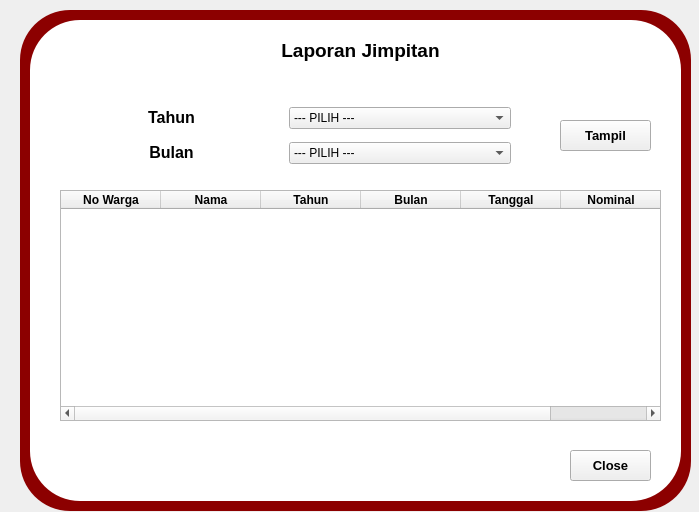
<?xml version="1.0" encoding="UTF-8"?>
<ui version="4.0">
 <class>MainWindow</class>
 <widget class="QMainWindow" name="MainWindow">
  <property name="geometry">
   <rect>
    <x>0</x>
    <y>0</y>
    <width>699</width>
    <height>512</height>
   </rect>
  </property>
  <property name="windowTitle">
   <string>MainWindow</string>
  </property>
  <property name="styleSheet">
   <string notr="true"/>
  </property>
  <widget class="QWidget" name="centralwidget">
   <widget class="QLabel" name="label">
    <property name="geometry">
     <rect>
      <x>260</x>
      <y>30</y>
      <width>201</width>
      <height>41</height>
     </rect>
    </property>
    <property name="text">
     <string>&lt;html&gt;&lt;head/&gt;&lt;body&gt;&lt;p align=&quot;center&quot;&gt;&lt;span style=&quot; font-size:14pt; font-weight:600;&quot;&gt;Laporan Jimpitan&lt;/span&gt;&lt;/p&gt;&lt;/body&gt;&lt;/html&gt;</string>
    </property>
   </widget>
   <widget class="QPushButton" name="btnTampil">
    <property name="geometry">
     <rect>
      <x>560</x>
      <y>120</y>
      <width>91</width>
      <height>31</height>
     </rect>
    </property>
    <property name="font">
     <font>
      <pointsize>10</pointsize>
      <weight>75</weight>
      <bold>true</bold>
     </font>
    </property>
    <property name="text">
     <string>Tampil</string>
    </property>
   </widget>
   <widget class="QTableWidget" name="tbLaporan">
    <property name="geometry">
     <rect>
      <x>60</x>
      <y>190</y>
      <width>601</width>
      <height>231</height>
     </rect>
    </property>
    <property name="font">
     <font>
      <weight>75</weight>
      <bold>true</bold>
     </font>
    </property>
    <column>
     <property name="text">
      <string>No Warga</string>
     </property>
     <property name="font">
      <font>
       <weight>75</weight>
       <bold>true</bold>
      </font>
     </property>
    </column>
    <column>
     <property name="text">
      <string>Nama</string>
     </property>
     <property name="font">
      <font>
       <weight>75</weight>
       <bold>true</bold>
      </font>
     </property>
    </column>
    <column>
     <property name="text">
      <string>Tahun</string>
     </property>
     <property name="font">
      <font>
       <weight>75</weight>
       <bold>true</bold>
      </font>
     </property>
    </column>
    <column>
     <property name="text">
      <string>Bulan</string>
     </property>
     <property name="font">
      <font>
       <weight>75</weight>
       <bold>true</bold>
      </font>
     </property>
    </column>
    <column>
     <property name="text">
      <string>Tanggal</string>
     </property>
     <property name="font">
      <font>
       <weight>75</weight>
       <bold>true</bold>
      </font>
     </property>
    </column>
    <column>
     <property name="text">
      <string>Nominal</string>
     </property>
     <property name="font">
      <font>
       <weight>75</weight>
       <bold>true</bold>
      </font>
     </property>
    </column>
   </widget>
   <widget class="QWidget" name="gridLayoutWidget">
    <property name="geometry">
     <rect>
      <x>60</x>
      <y>100</y>
      <width>451</width>
      <height>71</height>
     </rect>
    </property>
    <layout class="QGridLayout" name="gridLayout">
     <item row="1" column="1">
      <widget class="QComboBox" name="cbBulan">
       <item>
        <property name="text">
         <string>--- PILIH ---</string>
        </property>
       </item>
       <item>
        <property name="text">
         <string>Januari</string>
        </property>
       </item>
       <item>
        <property name="text">
         <string>Februari</string>
        </property>
       </item>
       <item>
        <property name="text">
         <string>Maret</string>
        </property>
       </item>
       <item>
        <property name="text">
         <string>April</string>
        </property>
       </item>
       <item>
        <property name="text">
         <string>Mei</string>
        </property>
       </item>
       <item>
        <property name="text">
         <string>Juni</string>
        </property>
       </item>
       <item>
        <property name="text">
         <string>Juli</string>
        </property>
       </item>
       <item>
        <property name="text">
         <string>Agustus</string>
        </property>
       </item>
       <item>
        <property name="text">
         <string>September</string>
        </property>
       </item>
       <item>
        <property name="text">
         <string>Oktober</string>
        </property>
       </item>
       <item>
        <property name="text">
         <string>November</string>
        </property>
       </item>
       <item>
        <property name="text">
         <string>Desember</string>
        </property>
       </item>
      </widget>
     </item>
     <item row="1" column="0">
      <widget class="QLabel" name="label_3">
       <property name="text">
        <string>&lt;html&gt;&lt;head/&gt;&lt;body&gt;&lt;p align=&quot;center&quot;&gt;&lt;span style=&quot; font-size:12pt; font-weight:600;&quot;&gt;Bulan&lt;/span&gt;&lt;/p&gt;&lt;/body&gt;&lt;/html&gt;</string>
       </property>
      </widget>
     </item>
     <item row="0" column="1">
      <widget class="QComboBox" name="cbTahun">
       <item>
        <property name="text">
         <string>--- PILIH ---</string>
        </property>
       </item>
       <item>
        <property name="text">
         <string>2023</string>
        </property>
       </item>
       <item>
        <property name="text">
         <string>2024</string>
        </property>
       </item>
       <item>
        <property name="text">
         <string>2025</string>
        </property>
       </item>
       <item>
        <property name="text">
         <string>2026</string>
        </property>
       </item>
       <item>
        <property name="text">
         <string>2027</string>
        </property>
       </item>
      </widget>
     </item>
     <item row="0" column="0">
      <widget class="QLabel" name="label_2">
       <property name="text">
        <string>&lt;html&gt;&lt;head/&gt;&lt;body&gt;&lt;p align=&quot;center&quot;&gt;&lt;span style=&quot; font-size:12pt; font-weight:600;&quot;&gt;Tahun&lt;/span&gt;&lt;/p&gt;&lt;/body&gt;&lt;/html&gt;</string>
       </property>
      </widget>
     </item>
    </layout>
   </widget>
   <widget class="QPushButton" name="btnClose">
    <property name="geometry">
     <rect>
      <x>570</x>
      <y>450</y>
      <width>81</width>
      <height>31</height>
     </rect>
    </property>
    <property name="font">
     <font>
      <pointsize>10</pointsize>
      <weight>75</weight>
      <bold>true</bold>
     </font>
    </property>
    <property name="text">
     <string>Close</string>
    </property>
   </widget>
   <widget class="QLabel" name="label_8">
    <property name="geometry">
     <rect>
      <x>20</x>
      <y>10</y>
      <width>671</width>
      <height>501</height>
     </rect>
    </property>
    <property name="styleSheet">
     <string notr="true">background-color: rgb(140, 0, 0);
border-radius: 50px;
border-top-right-radius: 50px;

</string>
    </property>
    <property name="text">
     <string/>
    </property>
   </widget>
   <widget class="QLabel" name="label_9">
    <property name="geometry">
     <rect>
      <x>30</x>
      <y>20</y>
      <width>651</width>
      <height>481</height>
     </rect>
    </property>
    <property name="styleSheet">
     <string notr="true">background-color: rgb(255, 255, 255);
border-radius: 50px;
border-top-right-radius: 50px;

</string>
    </property>
    <property name="text">
     <string/>
    </property>
   </widget>
   <zorder>label_8</zorder>
   <zorder>label_9</zorder>
   <zorder>label</zorder>
   <zorder>btnTampil</zorder>
   <zorder>tbLaporan</zorder>
   <zorder>gridLayoutWidget</zorder>
   <zorder>btnClose</zorder>
  </widget>
 </widget>
 <resources/>
 <connections/>
</ui>
